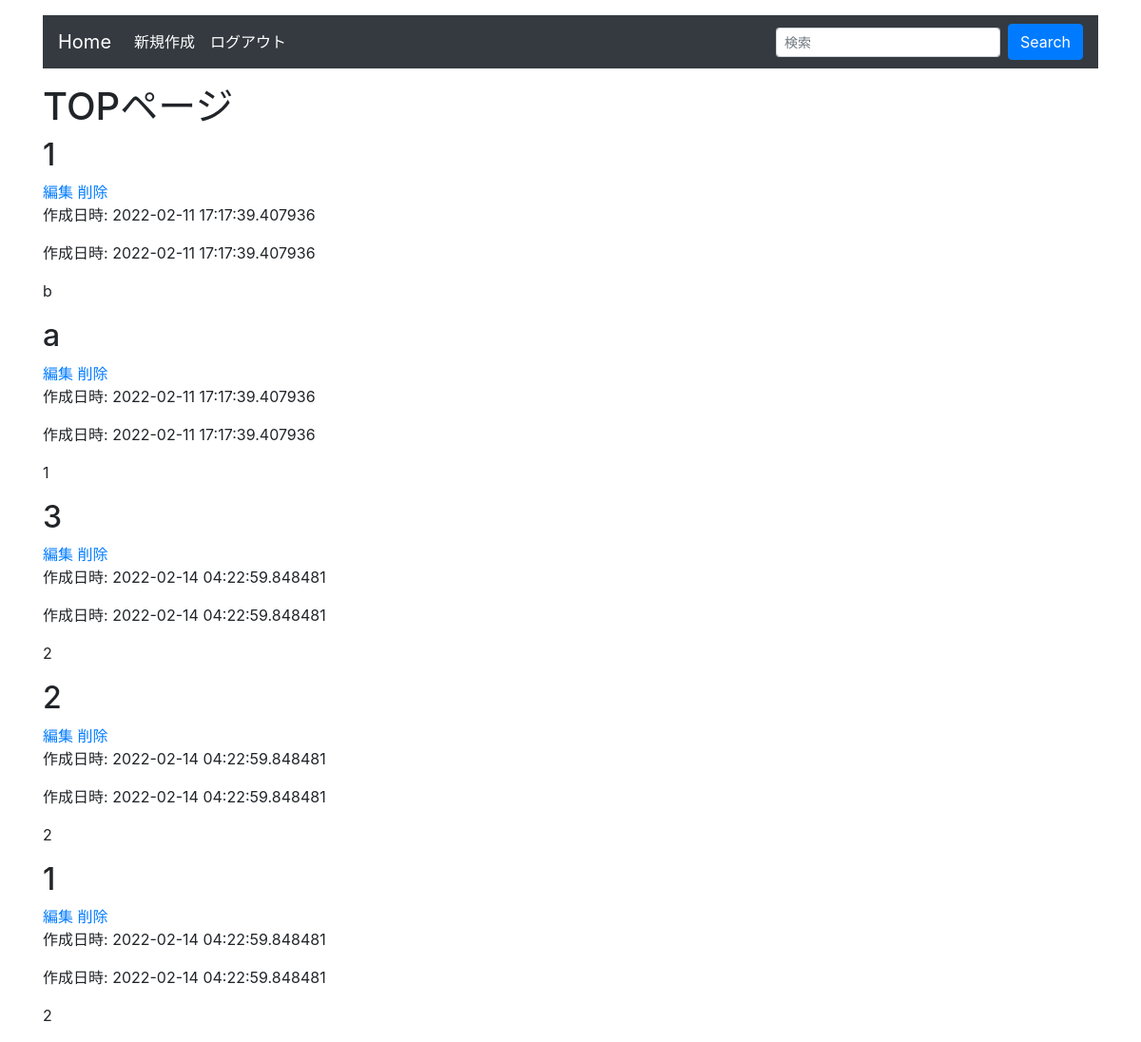
Page /show_all (signed in) on the committed database.
### app.py (models this page shows)
class Post(db.Model):
    id = db.Column(db.Integer, primary_key=True)
    title = db.Column(db.String(50), nullable=False)
    body = db.Column(db.String(300), nullable=False)
    created_at = db.Column(db.DateTime, nullable=False, default=datetime.now(pytz.timezone('Asia/Tokyo')))

### app.py (the view)
@app.route('/show_all', methods=['GET', 'POST'])
@login_required
def index():
    if request.method == 'GET':
        posts = Post.query.all()
        return render_template('index.html',posts=posts)
    else:
        word = request.form.get('word')
        search_name = '%{}%'.format(word)
        search_title = Post.query.filter(Post.title.like(search_name)).all()
        search_body = Post.query.filter(Post.body.like(search_name)).all()
        return render_template('result.html', posts_title=search_title, posts_body=search_body)

### app.py (called while the page is built)
@login_manager.user_loader
def lord_user(user_id):
    return User.query.get(int(user_id))

### templates/index.html (shortened to what this page needs)
{% extends "base.html" %}
{% block content %}
<div class="container">
    <nav class="navbar navbar-expand-sm navbar-dark bg-dark mt-3 mb-3" fixed top>
      <div class="collapse navbar-collapse">
            <a class="navbar-brand" href="/show_all">Home</a>
            <ul class="navbar-nav">
              <li class="nav-item active">
                  <a class="nav-link" href="/create">新規作成</a>
              </li>
              <li class="nav-item active">
                  <a class="nav-link" href="/logout">ログアウト</a>
              </li>
          </ul>
          <form class="form-inline  ml-auto" method="POST">
            <input type="search" class="form-control form-control-sm mr-2" placeholder="検索" name="word">
          <button class="btn btn-primary" type="submit">Search</button>
        </form>
      </div>
  </nav>
  <h1>TOPページ</h1>
    {% for post in posts %}
    <article>
        <h2>{{post.title}}</h2>
        <a href="/{{post.id}}/update" role="button">編集</a>
        <a href="/{{post.id}}/delete" role="button">削除</a>
        <p>作成日時: {{post.created_at}}</p>
        <p>作成日時: {{post.created_at}}</p>
        <p>{{post.body}}</p>
    </article>
    {% endfor %}
</div>
{% endblock %}

### templates/base.html (shortened to what this page needs)
<!DOCTYPE html>
<html lang="ja">
<head>
    <link rel="stylesheet" href="https://stackpath.bootstrapcdn.com/bootstrap/4.3.1/css/bootstrap.min.css">
</head>
<body>
    {% block content%}
    {% endblock %}
</body>
</html>

### rows in the picture
Post: title "1", created_at "2022-02-11 17:17:39.407936", body "b"
Post: title "a", created_at "2022-02-11 17:17:39.407936", body "1"
Post: title "3", created_at "2022-02-14 04:22:59.848481", body "2"
Post: title "2", created_at "2022-02-14 04:22:59.848481", body "2"
Post: title "1", created_at "2022-02-14 04:22:59.848481", body "2"
